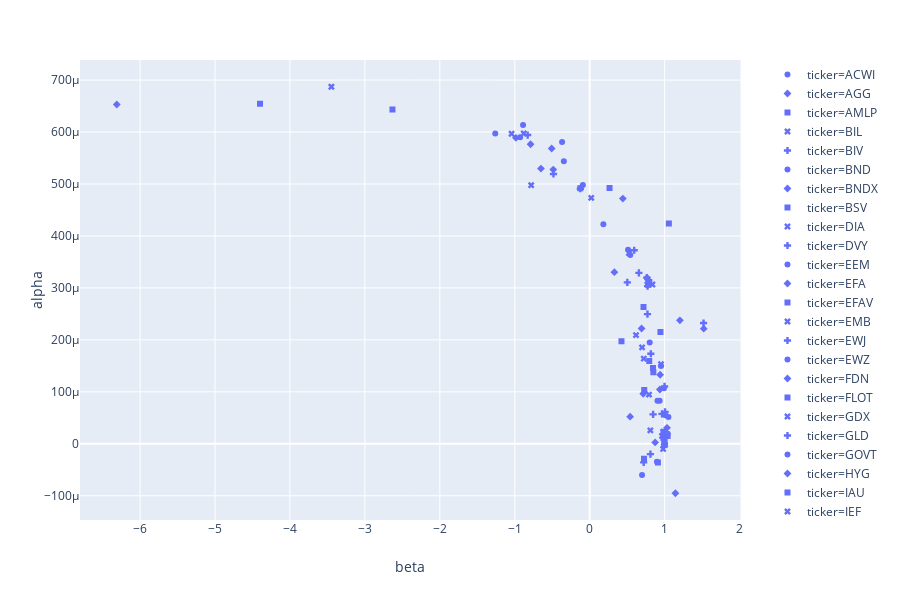

The notebook cell this image was saved under:
### Code cell
x = np.array(list(range(1,11)))
y = x*4 + 2
print(np.polyfit(x,y, 1))
#model = LinearRegression()
#model.fit(x.reshape(-1,1),y)
#model.coef_
#model.intercept_
def get_coeff(x,y):
    return np.polyfit(x,y, 1)
def alpha_beta(df):
    df.apply(get_coeff, axis=0, args=(SPY))
#np.polyfit(x,y, 1)
cols = mydf.columns.tolist()
cols.remove('SPY')

alpha_beta = etf_daily[cols].apply(get_coeff, axis=0,  y=(etf_daily['SPY'].values))
alpha_beta.index = ['beta', 'alpha']
#mydf['SPY']
fig,ax = plt.subplots(figsize=(11,8))
#plt.xlim(0,1.3)
alpha_beta.transpose().plot(x='beta', y='alpha', kind='scatter', ax=ax)
px.scatter(alpha_beta.transpose().reset_index(), x='beta', y='alpha', symbol='ticker')

### Figure 1 — Plotly figure (JSON) as saved in the notebook; plotly's stock layout.template omitted (floating-point values rounded to 4 significant figures)
{"data": [{"hoverlabel": {"namelength": 0}, "hovertemplate": "ticker=ACWI<br>beta=%{x}<br>alpha=%{y}", "legendgroup": "ticker=ACWI", "marker": {"color": "#636efa", "symbol": "circle"}, "mode": "markers", "name": "ticker=ACWI", "showlegend": true, "type": "scatter", "x": [0.9521], "xaxis": "x", "y": [0.0001497], "yaxis": "y"}, {"hoverlabel": {"namelength": 0}, "hovertemplate": "ticker=AGG<br>beta=%{x}<br>alpha=%{y}", "legendgroup": "ticker=AGG", "marker": {"color": "#636efa", "symbol": "diamond"}, "mode": "markers", "name": "ticker=AGG", "showlegend": true, "type": "scatter", "x": [-0.7892], "xaxis": "x", "y": [0.0005764], "yaxis": "y"}, {"hoverlabel": {"namelength": 0}, "hovertemplate": "ticker=AMLP<br>beta=%{x}<br>alpha=%{y}", "legendgroup": "ticker=AMLP", "marker": {"color": "#636efa", "symbol": "square"}, "mode": "markers", "name": "ticker=AMLP", "showlegend": true, "type": "scatter", "x": [0.2649], "xaxis": "x", "y": [0.0004922], "yaxis": "y"}, {"hoverlabel": {"namelength": 0}, "hovertemplate": "ticker=BIL<br>beta=%{x}<br>alpha=%{y}", "legendgroup": "ticker=BIL", "marker": {"color": "#636efa", "symbol": "x"}, "mode": "markers", "name": "ticker=BIL", "showlegend": true, "type": "scatter", "x": [-0.7808], "xaxis": "x", "y": [0.0004977], "yaxis": "y"}, {"hoverlabel": {"namelength": 0}, "hovertemplate": "ticker=BIV<br>beta=%{x}<br>alpha=%{y}", "legendgroup": "ticker=BIV", "marker": {"color": "#636efa", "symbol": "cross"}, "mode": "markers", "name": "ticker=BIV", "showlegend": true, "type": "scatter", "x": [-0.8276], "xaxis": "x", "y": [0.0005941], "yaxis": "y"}, {"hoverlabel": {"namelength": 0}, "hovertemplate": "ticker=BND<br>beta=%{x}<br>alpha=%{y}", "legendgroup": "ticker=BND", "marker": {"color": "#636efa", "symbol": "circle"}, "mode": "markers", "name": "ticker=BND", "showlegend": true, "type": "scatter", "x": [-0.9279], "xaxis": "x", "y": [0.0005898], "yaxis": "y"}, {"hoverlabel": {"namelength": 0}, "hovertemplate": "ticker=BNDX<br>beta=%{x}<br>alpha=%{y}", "legendgroup": "ticker=BNDX", "marker": {"color": "#636efa", "symbol": "diamond"}, "mode": "markers", "name": "ticker=BNDX", "showlegend": true, "type": "scatter", "x": [-0.5073], "xaxis": "x", "y": [0.0005683], "yaxis": "y"}, {"hoverlabel": {"namelength": 0}, "hovertemplate": "ticker=BSV<br>beta=%{x}<br>alpha=%{y}", "legendgroup": "ticker=BSV", "marker": {"color": "#636efa", "symbol": "square"}, "mode": "markers", "name": "ticker=BSV", "showlegend": true, "type": "scatter", "x": [-2.632], "xaxis": "x", "y": [0.0006433], "yaxis": "y"}, {"hoverlabel": {"namelength": 0}, "hovertemplate": "ticker=DIA<br>beta=%{x}<br>alpha=%{y}", "legendgroup": "ticker=DIA", "marker": {"color": "#636efa", "symbol": "x"}, "mode": "markers", "name": "ticker=DIA", "showlegend": true, "type": "scatter", "x": [0.9653], "xaxis": "x", "y": [1.508e-05], "yaxis": "y"}, {"hoverlabel": {"namelength": 0}, "hovertemplate": "ticker=DVY<br>beta=%{x}<br>alpha=%{y}", "legendgroup": "ticker=DVY", "marker": {"color": "#636efa", "symbol": "cross"}, "mode": "markers", "name": "ticker=DVY", "showlegend": true, "type": "scatter", "x": [1.006], "xaxis": "x", "y": [6.13e-05], "yaxis": "y"}, {"hoverlabel": {"namelength": 0}, "hovertemplate": "ticker=EEM<br>beta=%{x}<br>alpha=%{y}", "legendgroup": "ticker=EEM", "marker": {"color": "#636efa", "symbol": "circle"}, "mode": "markers", "name": "ticker=EEM", "showlegend": true, "type": "scatter", "x": [0.5122], "xaxis": "x", "y": [0.0003736], "yaxis": "y"}, {"hoverlabel": {"namelength": 0}, "hovertemplate": "ticker=EFA<br>beta=%{x}<br>alpha=%{y}", "legendgroup": "ticker=EFA", "marker": {"color": "#636efa", "symbol": "diamond"}, "mode": "markers", "name": "ticker=EFA", "showlegend": true, "type": "scatter", "x": [0.766], "xaxis": "x", "y": [0.0003193], "yaxis": "y"}, {"hoverlabel": {"namelength": 0}, "hovertemplate": "ticker=EFAV<br>beta=%{x}<br>alpha=%{y}", "legendgroup": "ticker=EFAV", "marker": {"color": "#636efa", "symbol": "square"}, "mode": "markers", "name": "ticker=EFAV", "showlegend": true, "type": "scatter", "x": [0.9443], "xaxis": "x", "y": [0.0002152], "yaxis": "y"}, {"hoverlabel": {"namelength": 0}, "hovertemplate": "ticker=EMB<br>beta=%{x}<br>alpha=%{y}", "legendgroup": "ticker=EMB", "marker": {"color": "#636efa", "symbol": "x"}, "mode": "markers", "name": "ticker=EMB", "showlegend": true, "type": "scatter", "x": [0.8373], "xaxis": "x", "y": [0.0003065], "yaxis": "y"}, {"hoverlabel": {"namelength": 0}, "hovertemplate": "ticker=EWJ<br>beta=%{x}<br>alpha=%{y}", "legendgroup": "ticker=EWJ", "marker": {"color": "#636efa", "symbol": "cross"}, "mode": "markers", "name": "ticker=EWJ", "showlegend": true, "type": "scatter", "x": [0.594], "xaxis": "x", "y": [0.0003725], "yaxis": "y"}, {"hoverlabel": {"namelength": 0}, "hovertemplate": "ticker=EWZ<br>beta=%{x}<br>alpha=%{y}", "legendgroup": "ticker=EWZ", "marker": {"color": "#636efa", "symbol": "circle"}, "mode": "markers", "name": "ticker=EWZ", "showlegend": true, "type": "scatter", "x": [0.1827], "xaxis": "x", "y": [0.0004227], "yaxis": "y"}, {"hoverlabel": {"namelength": 0}, "hovertemplate": "ticker=FDN<br>beta=%{x}<br>alpha=%{y}", "legendgroup": "ticker=FDN", "marker": {"color": "#636efa", "symbol": "diamond"}, "mode": "markers", "name": "ticker=FDN", "showlegend": true, "type": "scatter", "x": [0.5398], "xaxis": "x", "y": [5.224e-05], "yaxis": "y"}, {"hoverlabel": {"namelength": 0}, "hovertemplate": "ticker=FLOT<br>beta=%{x}<br>alpha=%{y}", "legendgroup": "ticker=FLOT", "marker": {"color": "#636efa", "symbol": "square"}, "mode": "markers", "name": "ticker=FLOT", "showlegend": true, "type": "scatter", "x": [1.057], "xaxis": "x", "y": [0.0004241], "yaxis": "y"}, {"hoverlabel": {"namelength": 0}, "hovertemplate": "ticker=GDX<br>beta=%{x}<br>alpha=%{y}", "legendgroup": "ticker=GDX", "marker": {"color": "#636efa", "symbol": "x"}, "mode": "markers", "name": "ticker=GDX", "showlegend": true, "type": "scatter", "x": [0.02078], "xaxis": "x", "y": [0.0004733], "yaxis": "y"}, {"hoverlabel": {"namelength": 0}, "hovertemplate": "ticker=GLD<br>beta=%{x}<br>alpha=%{y}", "legendgroup": "ticker=GLD", "marker": {"color": "#636efa", "symbol": "cross"}, "mode": "markers", "name": "ticker=GLD", "showlegend": true, "type": "scatter", "x": [-0.1249], "xaxis": "x", "y": [0.0004908], "yaxis": "y"}, {"hoverlabel": {"namelength": 0}, "hovertemplate": "ticker=GOVT<br>beta=%{x}<br>alpha=%{y}", "legendgroup": "ticker=GOVT", "marker": {"color": "#636efa", "symbol": "circle"}, "mode": "markers", "name": "ticker=GOVT", "showlegend": true, "type": "scatter", "x": [-1.26], "xaxis": "x", "y": [0.0005972], "yaxis": "y"}, {"hoverlabel": {"namelength": 0}, "hovertemplate": "ticker=HYG<br>beta=%{x}<br>alpha=%{y}", "legendgroup": "ticker=HYG", "marker": {"color": "#636efa", "symbol": "diamond"}, "mode": "markers", "name": "ticker=HYG", "showlegend": true, "type": "scatter", "x": [1.522], "xaxis": "x", "y": [0.0002215], "yaxis": "y"}, {"hoverlabel": {"namelength": 0}, "hovertemplate": "ticker=IAU<br>beta=%{x}<br>alpha=%{y}", "legendgroup": "ticker=IAU", "marker": {"color": "#636efa", "symbol": "square"}, "mode": "markers", "name": "ticker=IAU", "showlegend": true, "type": "scatter", "x": [-0.1255], "xaxis": "x", "y": [0.0004916], "yaxis": "y"}, {"hoverlabel": {"namelength": 0}, "hovertemplate": "ticker=IEF<br>beta=%{x}<br>alpha=%{y}", "legendgroup": "ticker=IEF", "marker": {"color": "#636efa", "symbol": "x"}, "mode": "markers", "name": "ticker=IEF", "showlegend": true, "type": "scatter", "x": [-0.8799], "xaxis": "x", "y": [0.0005971], "yaxis": "y"}, {"hoverlabel": {"namelength": 0}, "hovertemplate": "ticker=IEFA<br>beta=%{x}<br>alpha=%{y}", "legendgroup": "ticker=IEFA", "marker": {"color": "#636efa", "symbol": "cross"}, "mode": "markers", "name": "ticker=IEFA", "showlegend": true, "type": "scatter", "x": [0.7727], "xaxis": "x", "y": [0.0003034], "yaxis": "y"}, {"hoverlabel": {"namelength": 0}, "hovertemplate": "ticker=IEMG<br>beta=%{x}<br>alpha=%{y}", "legendgroup": "ticker=IEMG", "marker": {"color": "#636efa", "symbol": "circle"}, "mode": "markers", "name": "ticker=IEMG", "showlegend": true, "type": "scatter", "x": [0.5415], "xaxis": "x", "y": [0.0003634], "yaxis": "y"}, {"hoverlabel": {"namelength": 0}, "hovertemplate": "ticker=IGSB<br>beta=%{x}<br>alpha=%{y}", "legendgroup": "ticker=IGSB", "marker": {"color": "#636efa", "symbol": "diamond"}, "mode": "markers", "name": "ticker=IGSB", "showlegend": true, "type": "scatter", "x": [-0.6506], "xaxis": "x", "y": [0.0005296], "yaxis": "y"}, {"hoverlabel": {"namelength": 0}, "hovertemplate": "ticker=IJH<br>beta=%{x}<br>alpha=%{y}", "legendgroup": "ticker=IJH", "marker": {"color": "#636efa", "symbol": "square"}, "mode": "markers", "name": "ticker=IJH", "showlegend": true, "type": "scatter", "x": [0.85], "xaxis": "x", "y": [0.0001375], "yaxis": "y"}, {"hoverlabel": {"namelength": 0}, "hovertemplate": "ticker=IJR<br>beta=%{x}<br>alpha=%{y}", "legendgroup": "ticker=IJR", "marker": {"color": "#636efa", "symbol": "x"}, "mode": "markers", "name": "ticker=IJR", "showlegend": true, "type": "scatter", "x": [0.6989], "xaxis": "x", "y": [0.0001855], "yaxis": "y"}, {"hoverlabel": {"namelength": 0}, "hovertemplate": "ticker=ITOT<br>beta=%{x}<br>alpha=%{y}", "legendgroup": "ticker=ITOT", "marker": {"color": "#636efa", "symbol": "cross"}, "mode": "markers", "name": "ticker=ITOT", "showlegend": true, "type": "scatter", "x": [0.992], "xaxis": "x", "y": [7.928e-06], "yaxis": "y"}, {"hoverlabel": {"namelength": 0}, "hovertemplate": "ticker=IVE<br>beta=%{x}<br>alpha=%{y}", "legendgroup": "ticker=IVE", "marker": {"color": "#636efa", "symbol": "circle"}, "mode": "markers", "name": "ticker=IVE", "showlegend": true, "type": "scatter", "x": [0.9906], "xaxis": "x", "y": [0.0001068], "yaxis": "y"}, {"hoverlabel": {"namelength": 0}, "hovertemplate": "ticker=IVV<br>beta=%{x}<br>alpha=%{y}", "legendgroup": "ticker=IVV", "marker": {"color": "#636efa", "symbol": "diamond"}, "mode": "markers", "name": "ticker=IVV", "showlegend": true, "type": "scatter", "x": [0.9973], "xaxis": "x", "y": [-1.343e-06], "yaxis": "y"}, {"hoverlabel": {"namelength": 0}, "hovertemplate": "ticker=IVW<br>beta=%{x}<br>alpha=%{y}", "legendgroup": "ticker=IVW", "marker": {"color": "#636efa", "symbol": "square"}, "mode": "markers", "name": "ticker=IVW", "showlegend": true, "type": "scatter", "x": [0.9106], "xaxis": "x", "y": [-3.61e-05], "yaxis": "y"}, {"hoverlabel": {"namelength": 0}, "hovertemplate": "ticker=IWB<br>beta=%{x}<br>alpha=%{y}", "legendgroup": "ticker=IWB", "marker": {"color": "#636efa", "symbol": "x"}, "mode": "markers", "name": "ticker=IWB", "showlegend": true, "type": "scatter", "x": [0.9964], "xaxis": "x", "y": [6.783e-06], "yaxis": "y"}, {"hoverlabel": {"namelength": 0}, "hovertemplate": "ticker=IWD<br>beta=%{x}<br>alpha=%{y}", "legendgroup": "ticker=IWD", "marker": {"color": "#636efa", "symbol": "cross"}, "mode": "markers", "name": "ticker=IWD", "showlegend": true, "type": "scatter", "x": [0.9995], "xaxis": "x", "y": [0.0001104], "yaxis": "y"}, {"hoverlabel": {"namelength": 0}, "hovertemplate": "ticker=IWF<br>beta=%{x}<br>alpha=%{y}", "legendgroup": "ticker=IWF", "marker": {"color": "#636efa", "symbol": "circle"}, "mode": "markers", "name": "ticker=IWF", "showlegend": true, "type": "scatter", "x": [0.8975], "xaxis": "x", "y": [-3.476e-05], "yaxis": "y"}, {"hoverlabel": {"namelength": 0}, "hovertemplate": "ticker=IWM<br>beta=%{x}<br>alpha=%{y}", "legendgroup": "ticker=IWM", "marker": {"color": "#636efa", "symbol": "diamond"}, "mode": "markers", "name": "ticker=IWM", "showlegend": true, "type": "scatter", "x": [0.6925], "xaxis": "x", "y": [0.0002219], "yaxis": "y"}, {"hoverlabel": {"namelength": 0}, "hovertemplate": "ticker=IWN<br>beta=%{x}<br>alpha=%{y}", "legendgroup": "ticker=IWN", "marker": {"color": "#636efa", "symbol": "square"}, "mode": "markers", "name": "ticker=IWN", "showlegend": true, "type": "scatter", "x": [0.7185], "xaxis": "x", "y": [0.0002632], "yaxis": "y"}, {"hoverlabel": {"namelength": 0}, "hovertemplate": "ticker=IWO<br>beta=%{x}<br>alpha=%{y}", "legendgroup": "ticker=IWO", "marker": {"color": "#636efa", "symbol": "x"}, "mode": "markers", "name": "ticker=IWO", "showlegend": true, "type": "scatter", "x": [0.6183], "xaxis": "x", "y": [0.0002091], "yaxis": "y"}, {"hoverlabel": {"namelength": 0}, "hovertemplate": "ticker=IWP<br>beta=%{x}<br>alpha=%{y}", "legendgroup": "ticker=IWP", "marker": {"color": "#636efa", "symbol": "cross"}, "mode": "markers", "name": "ticker=IWP", "showlegend": true, "type": "scatter", "x": [0.8465], "xaxis": "x", "y": [5.663e-05], "yaxis": "y"}, {"hoverlabel": {"namelength": 0}, "hovertemplate": "ticker=IWR<br>beta=%{x}<br>alpha=%{y}", "legendgroup": "ticker=IWR", "marker": {"color": "#636efa", "symbol": "circle"}, "mode": "markers", "name": "ticker=IWR", "showlegend": true, "type": "scatter", "x": [0.9339], "xaxis": "x", "y": [8.264e-05], "yaxis": "y"}, {"hoverlabel": {"namelength": 0}, "hovertemplate": "ticker=IWS<br>beta=%{x}<br>alpha=%{y}", "legendgroup": "ticker=IWS", "marker": {"color": "#636efa", "symbol": "diamond"}, "mode": "markers", "name": "ticker=IWS", "showlegend": true, "type": "scatter", "x": [0.9403], "xaxis": "x", "y": [0.0001329], "yaxis": "y"}, {"hoverlabel": {"namelength": 0}, "hovertemplate": "ticker=IWV<br>beta=%{x}<br>alpha=%{y}", "legendgroup": "ticker=IWV", "marker": {"color": "#636efa", "symbol": "square"}, "mode": "markers", "name": "ticker=IWV", "showlegend": true, "type": "scatter", "x": [0.9849], "xaxis": "x", "y": [2.312e-05], "yaxis": "y"}, {"hoverlabel": {"namelength": 0}, "hovertemplate": "ticker=IXUS<br>beta=%{x}<br>alpha=%{y}", "legendgroup": "ticker=IXUS", "marker": {"color": "#636efa", "symbol": "x"}, "mode": "markers", "name": "ticker=IXUS", "showlegend": true, "type": "scatter", "x": [0.7737], "xaxis": "x", "y": [0.000313], "yaxis": "y"}, {"hoverlabel": {"namelength": 0}, "hovertemplate": "ticker=JNK<br>beta=%{x}<br>alpha=%{y}", "legendgroup": "ticker=JNK", "marker": {"color": "#636efa", "symbol": "cross"}, "mode": "markers", "name": "ticker=JNK", "showlegend": true, "type": "scatter", "x": [1.52], "xaxis": "x", "y": [0.0002324], "yaxis": "y"}, {"hoverlabel": {"namelength": 0}, "hovertemplate": "ticker=LQD<br>beta=%{x}<br>alpha=%{y}", "legendgroup": "ticker=LQD", "marker": {"color": "#636efa", "symbol": "circle"}, "mode": "markers", "name": "ticker=LQD", "showlegend": true, "type": "scatter", "x": [-0.09068], "xaxis": "x", "y": [0.0004979], "yaxis": "y"}, {"hoverlabel": {"namelength": 0}, "hovertemplate": "ticker=MBB<br>beta=%{x}<br>alpha=%{y}", "legendgroup": "ticker=MBB", "marker": {"color": "#636efa", "symbol": "diamond"}, "mode": "markers", "name": "ticker=MBB", "showlegend": true, "type": "scatter", "x": [-0.9842], "xaxis": "x", "y": [0.0005888], "yaxis": "y"}, {"hoverlabel": {"namelength": 0}, "hovertemplate": "ticker=MDY<br>beta=%{x}<br>alpha=%{y}", "legendgroup": "ticker=MDY", "marker": {"color": "#636efa", "symbol": "square"}, "mode": "markers", "name": "ticker=MDY", "showlegend": true, "type": "scatter", "x": [0.8447], "xaxis": "x", "y": [0.0001457], "yaxis": "y"}, {"hoverlabel": {"namelength": 0}, "hovertemplate": "ticker=MINT<br>beta=%{x}<br>alpha=%{y}", "legendgroup": "ticker=MINT", "marker": {"color": "#636efa", "symbol": "x"}, "mode": "markers", "name": "ticker=MINT", "showlegend": true, "type": "scatter", "x": [-3.447], "xaxis": "x", "y": [0.0006871], "yaxis": "y"}, {"hoverlabel": {"namelength": 0}, "hovertemplate": "ticker=MTUM<br>beta=%{x}<br>alpha=%{y}", "legendgroup": "ticker=MTUM", "marker": {"color": "#636efa", "symbol": "cross"}, "mode": "markers", "name": "ticker=MTUM", "showlegend": true, "type": "scatter", "x": [0.8109], "xaxis": "x", "y": [-1.996e-05], "yaxis": "y"}, {"hoverlabel": {"namelength": 0}, "hovertemplate": "ticker=MUB<br>beta=%{x}<br>alpha=%{y}", "legendgroup": "ticker=MUB", "marker": {"color": "#636efa", "symbol": "circle"}, "mode": "markers", "name": "ticker=MUB", "showlegend": true, "type": "scatter", "x": [-0.8892], "xaxis": "x", "y": [0.0006134], "yaxis": "y"}, {"hoverlabel": {"namelength": 0}, "hovertemplate": "ticker=PFF<br>beta=%{x}<br>alpha=%{y}", "legendgroup": "ticker=PFF", "marker": {"color": "#636efa", "symbol": "diamond"}, "mode": "markers", "name": "ticker=PFF", "showlegend": true, "type": "scatter", "x": [1.204], "xaxis": "x", "y": [0.0002376], "yaxis": "y"}, {"hoverlabel": {"namelength": 0}, "hovertemplate": "ticker=QQQ<br>beta=%{x}<br>alpha=%{y}", "legendgroup": "ticker=QQQ", "marker": {"color": "#636efa", "symbol": "square"}, "mode": "markers", "name": "ticker=QQQ", "showlegend": true, "type": "scatter", "x": [0.7249], "xaxis": "x", "y": [-2.875e-05], "yaxis": "y"}, {"hoverlabel": {"namelength": 0}, "hovertemplate": "ticker=QUAL<br>beta=%{x}<br>alpha=%{y}", "legendgroup": "ticker=QUAL", "marker": {"color": "#636efa", "symbol": "x"}, "mode": "markers", "name": "ticker=QUAL", "showlegend": true, "type": "scatter", "x": [0.9802], "xaxis": "x", "y": [-9.881e-06], "yaxis": "y"}, {"hoverlabel": {"namelength": 0}, "hovertemplate": "ticker=RSP<br>beta=%{x}<br>alpha=%{y}", "legendgroup": "ticker=RSP", "marker": {"color": "#636efa", "symbol": "cross"}, "mode": "markers", "name": "ticker=RSP", "showlegend": true, "type": "scatter", "x": [0.9651], "xaxis": "x", "y": [5.763e-05], "yaxis": "y"}, {"hoverlabel": {"namelength": 0}, "hovertemplate": "ticker=SCHB<br>beta=%{x}<br>alpha=%{y}", "legendgroup": "ticker=SCHB", "marker": {"color": "#636efa", "symbol": "circle"}, "mode": "markers", "name": "ticker=SCHB", "showlegend": true, "type": "scatter", "x": [0.9925], "xaxis": "x", "y": [1.42e-05], "yaxis": "y"}, {"hoverlabel": {"namelength": 0}, "hovertemplate": "ticker=SCHD<br>beta=%{x}<br>alpha=%{y}", "legendgroup": "ticker=SCHD", "marker": {"color": "#636efa", "symbol": "diamond"}, "mode": "markers", "name": "ticker=SCHD", "showlegend": true, "type": "scatter", "x": [1.032], "xaxis": "x", "y": [3.076e-05], "yaxis": "y"}, {"hoverlabel": {"namelength": 0}, "hovertemplate": "ticker=SCHF<br>beta=%{x}<br>alpha=%{y}", "legendgroup": "ticker=SCHF", "marker": {"color": "#636efa", "symbol": "square"}, "mode": "markers", "name": "ticker=SCHF", "showlegend": true, "type": "scatter", "x": [0.7955], "xaxis": "x", "y": [0.0003112], "yaxis": "y"}, {"hoverlabel": {"namelength": 0}, "hovertemplate": "ticker=SCHX<br>beta=%{x}<br>alpha=%{y}", "legendgroup": "ticker=SCHX", "marker": {"color": "#636efa", "symbol": "x"}, "mode": "markers", "name": "ticker=SCHX", "showlegend": true, "type": "scatter", "x": [1.004], "xaxis": "x", "y": [-1.973e-06], "yaxis": "y"}, {"hoverlabel": {"namelength": 0}, "hovertemplate": "ticker=SCZ<br>beta=%{x}<br>alpha=%{y}", "legendgroup": "ticker=SCZ", "marker": {"color": "#636efa", "symbol": "cross"}, "mode": "markers", "name": "ticker=SCZ", "showlegend": true, "type": "scatter", "x": [0.771], "xaxis": "x", "y": [0.0002495], "yaxis": "y"}, {"hoverlabel": {"namelength": 0}, "hovertemplate": "ticker=SDY<br>beta=%{x}<br>alpha=%{y}", "legendgroup": "ticker=SDY", "marker": {"color": "#636efa", "symbol": "circle"}, "mode": "markers", "name": "ticker=SDY", "showlegend": true, "type": "scatter", "x": [1.041], "xaxis": "x", "y": [1.945e-05], "yaxis": "y"}, {"hoverlabel": {"namelength": 0}, "hovertemplate": "ticker=SHV<br>beta=%{x}<br>alpha=%{y}", "legendgroup": "ticker=SHV", "marker": {"color": "#636efa", "symbol": "diamond"}, "mode": "markers", "name": "ticker=SHV", "showlegend": true, "type": "scatter", "x": [-6.311], "xaxis": "x", "y": [0.000653], "yaxis": "y"}, {"hoverlabel": {"namelength": 0}, "hovertemplate": "ticker=SHY<br>beta=%{x}<br>alpha=%{y}", "legendgroup": "ticker=SHY", "marker": {"color": "#636efa", "symbol": "square"}, "mode": "markers", "name": "ticker=SHY", "showlegend": true, "type": "scatter", "x": [-4.399], "xaxis": "x", "y": [0.0006543], "yaxis": "y"}, {"hoverlabel": {"namelength": 0}, "hovertemplate": "ticker=SPLV<br>beta=%{x}<br>alpha=%{y}", "legendgroup": "ticker=SPLV", "marker": {"color": "#636efa", "symbol": "x"}, "mode": "markers", "name": "ticker=SPLV", "showlegend": true, "type": "scatter", "x": [0.9827], "xaxis": "x", "y": [2.272e-05], "yaxis": "y"}, {"hoverlabel": {"namelength": 0}, "hovertemplate": "ticker=TIP<br>beta=%{x}<br>alpha=%{y}", "legendgroup": "ticker=TIP", "marker": {"color": "#636efa", "symbol": "cross"}, "mode": "markers", "name": "ticker=TIP", "showlegend": true, "type": "scatter", "x": [-0.4832], "xaxis": "x", "y": [0.0005192], "yaxis": "y"}, {"hoverlabel": {"namelength": 0}, "hovertemplate": "ticker=TLT<br>beta=%{x}<br>alpha=%{y}", "legendgroup": "ticker=TLT", "marker": {"color": "#636efa", "symbol": "circle"}, "mode": "markers", "name": "ticker=TLT", "showlegend": true, "type": "scatter", "x": [-0.3683], "xaxis": "x", "y": [0.0005809], "yaxis": "y"}, {"hoverlabel": {"namelength": 0}, "hovertemplate": "ticker=USMV<br>beta=%{x}<br>alpha=%{y}", "legendgroup": "ticker=USMV", "marker": {"color": "#636efa", "symbol": "diamond"}, "mode": "markers", "name": "ticker=USMV", "showlegend": true, "type": "scatter", "x": [1.144], "xaxis": "x", "y": [-9.516e-05], "yaxis": "y"}, {"hoverlabel": {"namelength": 0}, "hovertemplate": "ticker=VB<br>beta=%{x}<br>alpha=%{y}", "legendgroup": "ticker=VB", "marker": {"color": "#636efa", "symbol": "square"}, "mode": "markers", "name": "ticker=VB", "showlegend": true, "type": "scatter", "x": [0.7945], "xaxis": "x", "y": [0.0001594], "yaxis": "y"}, {"hoverlabel": {"namelength": 0}, "hovertemplate": "ticker=VBK<br>beta=%{x}<br>alpha=%{y}", "legendgroup": "ticker=VBK", "marker": {"color": "#636efa", "symbol": "x"}, "mode": "markers", "name": "ticker=VBK", "showlegend": true, "type": "scatter", "x": [0.7219], "xaxis": "x", "y": [0.0001639], "yaxis": "y"}, {"hoverlabel": {"namelength": 0}, "hovertemplate": "ticker=VBR<br>beta=%{x}<br>alpha=%{y}", "legendgroup": "ticker=VBR", "marker": {"color": "#636efa", "symbol": "cross"}, "mode": "markers", "name": "ticker=VBR", "showlegend": true, "type": "scatter", "x": [0.8162], "xaxis": "x", "y": [0.0001733], "yaxis": "y"}, {"hoverlabel": {"namelength": 0}, "hovertemplate": "ticker=VCIT<br>beta=%{x}<br>alpha=%{y}", "legendgroup": "ticker=VCIT", "marker": {"color": "#636efa", "symbol": "circle"}, "mode": "markers", "name": "ticker=VCIT", "showlegend": true, "type": "scatter", "x": [-0.3447], "xaxis": "x", "y": [0.0005436], "yaxis": "y"}, {"hoverlabel": {"namelength": 0}, "hovertemplate": "ticker=VCSH<br>beta=%{x}<br>alpha=%{y}", "legendgroup": "ticker=VCSH", "marker": {"color": "#636efa", "symbol": "diamond"}, "mode": "markers", "name": "ticker=VCSH", "showlegend": true, "type": "scatter", "x": [-0.486], "xaxis": "x", "y": [0.0005278], "yaxis": "y"}, {"hoverlabel": {"namelength": 0}, "hovertemplate": "ticker=VEA<br>beta=%{x}<br>alpha=%{y}", "legendgroup": "ticker=VEA", "marker": {"color": "#636efa", "symbol": "square"}, "mode": "markers", "name": "ticker=VEA", "showlegend": true, "type": "scatter", "x": [0.7795], "xaxis": "x", "y": [0.0003062], "yaxis": "y"}, {"hoverlabel": {"namelength": 0}, "hovertemplate": "ticker=VEU<br>beta=%{x}<br>alpha=%{y}", "legendgroup": "ticker=VEU", "marker": {"color": "#636efa", "symbol": "x"}, "mode": "markers", "name": "ticker=VEU", "showlegend": true, "type": "scatter", "x": [0.772], "xaxis": "x", "y": [0.0003128], "yaxis": "y"}, {"hoverlabel": {"namelength": 0}, "hovertemplate": "ticker=VGK<br>beta=%{x}<br>alpha=%{y}", "legendgroup": "ticker=VGK", "marker": {"color": "#636efa", "symbol": "cross"}, "mode": "markers", "name": "ticker=VGK", "showlegend": true, "type": "scatter", "x": [0.6566], "xaxis": "x", "y": [0.0003288], "yaxis": "y"}, {"hoverlabel": {"namelength": 0}, "hovertemplate": "ticker=VGT<br>beta=%{x}<br>alpha=%{y}", "legendgroup": "ticker=VGT", "marker": {"color": "#636efa", "symbol": "circle"}, "mode": "markers", "name": "ticker=VGT", "showlegend": true, "type": "scatter", "x": [0.6987], "xaxis": "x", "y": [-5.983e-05], "yaxis": "y"}, {"hoverlabel": {"namelength": 0}, "hovertemplate": "ticker=VHT<br>beta=%{x}<br>alpha=%{y}", "legendgroup": "ticker=VHT", "marker": {"color": "#636efa", "symbol": "diamond"}, "mode": "markers", "name": "ticker=VHT", "showlegend": true, "type": "scatter", "x": [0.7149], "xaxis": "x", "y": [9.632e-05], "yaxis": "y"}, {"hoverlabel": {"namelength": 0}, "hovertemplate": "ticker=VIG<br>beta=%{x}<br>alpha=%{y}", "legendgroup": "ticker=VIG", "marker": {"color": "#636efa", "symbol": "square"}, "mode": "markers", "name": "ticker=VIG", "showlegend": true, "type": "scatter", "x": [1.04], "xaxis": "x", "y": [1.497e-05], "yaxis": "y"}, {"hoverlabel": {"namelength": 0}, "hovertemplate": "ticker=VMBS<br>beta=%{x}<br>alpha=%{y}", "legendgroup": "ticker=VMBS", "marker": {"color": "#636efa", "symbol": "x"}, "mode": "markers", "name": "ticker=VMBS", "showlegend": true, "type": "scatter", "x": [-1.042], "xaxis": "x", "y": [0.0005967], "yaxis": "y"}, {"hoverlabel": {"namelength": 0}, "hovertemplate": "ticker=VNQ<br>beta=%{x}<br>alpha=%{y}", "legendgroup": "ticker=VNQ", "marker": {"color": "#636efa", "symbol": "cross"}, "mode": "markers", "name": "ticker=VNQ", "showlegend": true, "type": "scatter", "x": [0.5023], "xaxis": "x", "y": [0.0003107], "yaxis": "y"}, {"hoverlabel": {"namelength": 0}, "hovertemplate": "ticker=VO<br>beta=%{x}<br>alpha=%{y}", "legendgroup": "ticker=VO", "marker": {"color": "#636efa", "symbol": "circle"}, "mode": "markers", "name": "ticker=VO", "showlegend": true, "type": "scatter", "x": [0.9043], "xaxis": "x", "y": [8.285e-05], "yaxis": "y"}, {"hoverlabel": {"namelength": 0}, "hovertemplate": "ticker=VOE<br>beta=%{x}<br>alpha=%{y}", "legendgroup": "ticker=VOE", "marker": {"color": "#636efa", "symbol": "diamond"}, "mode": "markers", "name": "ticker=VOE", "showlegend": true, "type": "scatter", "x": [0.9367], "xaxis": "x", "y": [0.0001045], "yaxis": "y"}, {"hoverlabel": {"namelength": 0}, "hovertemplate": "ticker=VOO<br>beta=%{x}<br>alpha=%{y}", "legendgroup": "ticker=VOO", "marker": {"color": "#636efa", "symbol": "square"}, "mode": "markers", "name": "ticker=VOO", "showlegend": true, "type": "scatter", "x": [0.997], "xaxis": "x", "y": [-1.877e-06], "yaxis": "y"}, {"hoverlabel": {"namelength": 0}, "hovertemplate": "ticker=VT<br>beta=%{x}<br>alpha=%{y}", "legendgroup": "ticker=VT", "marker": {"color": "#636efa", "symbol": "x"}, "mode": "markers", "name": "ticker=VT", "showlegend": true, "type": "scatter", "x": [0.9524], "xaxis": "x", "y": [0.0001534], "yaxis": "y"}, {"hoverlabel": {"namelength": 0}, "hovertemplate": "ticker=VTI<br>beta=%{x}<br>alpha=%{y}", "legendgroup": "ticker=VTI", "marker": {"color": "#636efa", "symbol": "cross"}, "mode": "markers", "name": "ticker=VTI", "showlegend": true, "type": "scatter", "x": [0.9882], "xaxis": "x", "y": [1.466e-05], "yaxis": "y"}, {"hoverlabel": {"namelength": 0}, "hovertemplate": "ticker=VTV<br>beta=%{x}<br>alpha=%{y}", "legendgroup": "ticker=VTV", "marker": {"color": "#636efa", "symbol": "circle"}, "mode": "markers", "name": "ticker=VTV", "showlegend": true, "type": "scatter", "x": [1.008], "xaxis": "x", "y": [5.484e-05], "yaxis": "y"}, {"hoverlabel": {"namelength": 0}, "hovertemplate": "ticker=VUG<br>beta=%{x}<br>alpha=%{y}", "legendgroup": "ticker=VUG", "marker": {"color": "#636efa", "symbol": "diamond"}, "mode": "markers", "name": "ticker=VUG", "showlegend": true, "type": "scatter", "x": [0.8734], "xaxis": "x", "y": [2.632e-06], "yaxis": "y"}, {"hoverlabel": {"namelength": 0}, "hovertemplate": "ticker=VV<br>beta=%{x}<br>alpha=%{y}", "legendgroup": "ticker=VV", "marker": {"color": "#636efa", "symbol": "square"}, "mode": "markers", "name": "ticker=VV", "showlegend": true, "type": "scatter", "x": [0.9983], "xaxis": "x", "y": [-7.377e-07], "yaxis": "y"}, {"hoverlabel": {"namelength": 0}, "hovertemplate": "ticker=VWO<br>beta=%{x}<br>alpha=%{y}", "legendgroup": "ticker=VWO", "marker": {"color": "#636efa", "symbol": "x"}, "mode": "markers", "name": "ticker=VWO", "showlegend": true, "type": "scatter", "x": [0.5235], "xaxis": "x", "y": [0.0003672], "yaxis": "y"}, {"hoverlabel": {"namelength": 0}, "hovertemplate": "ticker=VXUS<br>beta=%{x}<br>alpha=%{y}", "legendgroup": "ticker=VXUS", "marker": {"color": "#636efa", "symbol": "cross"}, "mode": "markers", "name": "ticker=VXUS", "showlegend": true, "type": "scatter", "x": [0.7627], "xaxis": "x", "y": [0.0003197], "yaxis": "y"}, {"hoverlabel": {"namelength": 0}, "hovertemplate": "ticker=VYM<br>beta=%{x}<br>alpha=%{y}", "legendgroup": "ticker=VYM", "marker": {"color": "#636efa", "symbol": "circle"}, "mode": "markers", "name": "ticker=VYM", "showlegend": true, "type": "scatter", "x": [1.051], "xaxis": "x", "y": [5.139e-05], "yaxis": "y"}, {"hoverlabel": {"namelength": 0}, "hovertemplate": "ticker=XLE<br>beta=%{x}<br>alpha=%{y}", "legendgroup": "ticker=XLE", "marker": {"color": "#636efa", "symbol": "diamond"}, "mode": "markers", "name": "ticker=XLE", "showlegend": true, "type": "scatter", "x": [0.4425], "xaxis": "x", "y": [0.0004719], "yaxis": "y"}, {"hoverlabel": {"namelength": 0}, "hovertemplate": "ticker=XLF<br>beta=%{x}<br>alpha=%{y}", "legendgroup": "ticker=XLF", "marker": {"color": "#636efa", "symbol": "square"}, "mode": "markers", "name": "ticker=XLF", "showlegend": true, "type": "scatter", "x": [0.4243], "xaxis": "x", "y": [0.0001973], "yaxis": "y"}, {"hoverlabel": {"namelength": 0}, "hovertemplate": "ticker=XLI<br>beta=%{x}<br>alpha=%{y}", "legendgroup": "ticker=XLI", "marker": {"color": "#636efa", "symbol": "x"}, "mode": "markers", "name": "ticker=XLI", "showlegend": true, "type": "scatter", "x": [0.7922], "xaxis": "x", "y": [9.466e-05], "yaxis": "y"}, {"hoverlabel": {"namelength": 0}, "hovertemplate": "ticker=XLK<br>beta=%{x}<br>alpha=%{y}", "legendgroup": "ticker=XLK", "marker": {"color": "#636efa", "symbol": "cross"}, "mode": "markers", "name": "ticker=XLK", "showlegend": true, "type": "scatter", "x": [0.7207], "xaxis": "x", "y": [-3.571e-05], "yaxis": "y"}, {"hoverlabel": {"namelength": 0}, "hovertemplate": "ticker=XLP<br>beta=%{x}<br>alpha=%{y}", "legendgroup": "ticker=XLP", "marker": {"color": "#636efa", "symbol": "circle"}, "mode": "markers", "name": "ticker=XLP", "showlegend": true, "type": "scatter", "x": [0.8006], "xaxis": "x", "y": [0.0001951], "yaxis": "y"}, {"hoverlabel": {"namelength": 0}, "hovertemplate": "ticker=XLU<br>beta=%{x}<br>alpha=%{y}", "legendgroup": "ticker=XLU", "marker": {"color": "#636efa", "symbol": "diamond"}, "mode": "markers", "name": "ticker=XLU", "showlegend": true, "type": "scatter", "x": [0.3296], "xaxis": "x", "y": [0.0003303], "yaxis": "y"}, {"hoverlabel": {"namelength": 0}, "hovertemplate": "ticker=XLV<br>beta=%{x}<br>alpha=%{y}", "legendgroup": "ticker=XLV", "marker": {"color": "#636efa", "symbol": "square"}, "mode": "markers", "name": "ticker=XLV", "showlegend": true, "type": "scatter", "x": [0.7277], "xaxis": "x", "y": [0.0001034], "yaxis": "y"}, {"hoverlabel": {"namelength": 0}, "hovertemplate": "ticker=XLY<br>beta=%{x}<br>alpha=%{y}", "legendgroup": "ticker=XLY", "marker": {"color": "#636efa", "symbol": "x"}, "mode": "markers", "name": "ticker=XLY", "showlegend": true, "type": "scatter", "x": [0.8097], "xaxis": "x", "y": [2.591e-05], "yaxis": "y"}], "layout": {"height": 600, "legend": {"tracegroupgap": 0}, "margin": {"t": 60}, "xaxis": {"anchor": "y", "domain": [0, 0.98], "title": {"text": "beta"}}, "yaxis": {"anchor": "x", "domain": [0, 1], "title": {"text": "alpha"}}}}
